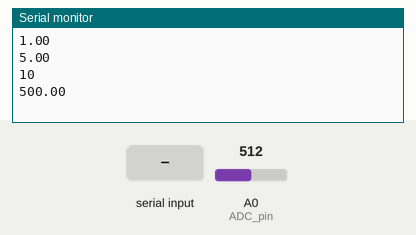
Recording of a sketch running on a simulated Arduino Mega 2560, built with avr-gcc and run on an emulated ATmega2560. Parts: the last lines printed to the serial monitor. The inputs (shaded band) are chosen by the test bench; at power-on: A0 (ADC_pin) = 512.

Above: at 0.9 s.
1.0 s: "90,45\n" received over Serial
At 1.14 s:
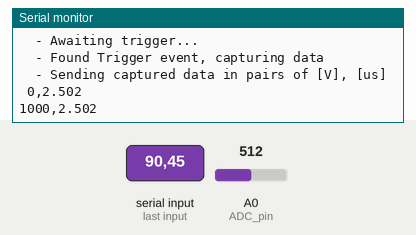
At 2.7 s:
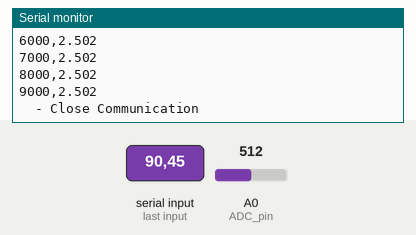

The sketch:

Elewit_Logger.ino
```cpp
////////////////////////////////////////////////////////////////////////////////////////////////////////////////
//                                                                                                            //
//                          ___  _____ ______   ________  _______   ________                                  //
//                         |\  \|\   _ \  _   \|\   ___ \|\  ___ \ |\   __  \                                 //
//                         \ \  \ \  \\\__\ \  \ \  \_|\ \ \   __/|\ \  \|\  \                                //
//                          \ \  \ \  \\|__| \  \ \  \ \\ \ \  \_|/_\ \   __  \                               //
//                           \ \  \ \  \    \ \  \ \  \_\\ \ \  \_|\ \ \  \ \  \                              //
//                            \ \__\ \__\    \ \__\ \_______\ \_______\ \__\ \__\                             //
//                             \|__|\|__|     \|__|\|_______|\|_______|\|__|\|__|                             //
//                                                                                                            //
////////////////////////////////////////////////////////////////////////////////////////////////////////////////
//                                                                                                            //
//                                                                                                            //
// TO DO:                                                                                                     //
//   - Find if signaling when the reading is taking place is delaying the measurement noticibly               //
//                                                                                                            //
////////////////////////////////////////////////////////////////////////////////////////////////////////////////


//---------------------------- Define Default Measurement Configuration --------------------------------------//
float Trigger_threshold_V = 1.0; // In volts
float ADC_voltage_ref = 5.0;
int number_samples = 10;
float Nyquist_frequency = 500; // In Hertz


//----------------------------------- Define code variables --------------------------------------------------//
int Trigger_threshold_counts = round(Trigger_threshold_V * 1023/ ADC_voltage_ref); // 1023 is the full scale count for the ADC reference
unsigned long Sampling_delay_ms = 1000 / ( 2 * Nyquist_frequency ); // In milliseconds
unsigned int Sampling_delay_us = 1000000 / ( 2 * Nyquist_frequency ); // In microseconds
int ADC_pin = A0;
bool Looking_for_trigger = true;
bool Program_finished = false;
bool Fast_sampling = true;
int* ADC_values = nullptr;
int index = 0;
char Reconfigure = 'n';
#define pinMode(LED_BUILTIN, OUTPUT);
float ReadFloatFromSerial();
char ReadCharFromSerial();

pinMode(53, OUTPUT); //////////////////////////////////////// TROUBLESHOOTING

//---------------------------------- Setup + Configuration ---------------------------------------------------//
void setup() {

  // Set up serial communication
  Serial.begin(9600);
  while (!Serial) {
    ; // Wait for serial port to connect. Needed for native USB
  }

  ////////// Get configuration from user

  // Send Python the default values so that it can ask user if they want to reconfigure
  Serial.println(Trigger_threshold_V);
  Serial.println(ADC_voltage_ref);
  Serial.println(number_samples);
  Serial.println(Nyquist_frequency);

  // Receiving a 'y' signals Arduino to request new variables for the measurement
  // Anything else makes it so the measurement is performed with default variables.
  Reconfigure = ReadCharFromSerial();
  if (Reconfigure == 'y') {
    Trigger_threshold_V = ReadFloatFromSerial();
    ADC_voltage_ref = ReadFloatFromSerial();
    number_samples = ReadFloatFromSerial();
    Nyquist_frequency = ReadFloatFromSerial();

    // Redo the calculation of measurement variables
    Trigger_threshold_counts = round(Trigger_threshold_V * 1023/ ADC_voltage_ref); // 1023 is the full scale count for the ADC reference

    // Higher frequencies call for shorter delays and we have to choose which function will be
    // better suited for each type of delay
    if (Nyquist_frequency < 250.0){
      Sampling_delay_ms = 1000 / ( 2 * Nyquist_frequency ); // In milliseconds
      Fast_sampling = false;
    }
    else {
      Sampling_delay_us = 1000000 / ( 2 * Nyquist_frequency ); // In microseconds
      Fast_sampling = true;
    }
  }

  // Create array dynamicaly
  ADC_values = new int[number_samples];

  //Initialize it by filling it with zeroes
  for (index=0; index<number_samples; index++){

    ADC_values[index] = 0;

  }

  Serial.println("");
  Serial.println("  - Awaiting trigger...");

}

//----------------------------------------- Main loop --------------------------------------------------------//
void loop() {

  // Check for a trigger event
  while (Looking_for_trigger){

    if ( analogRead( ADC_pin ) >= Trigger_threshold_counts ){

      Looking_for_trigger = false;

      // Signal the user while reading is taking place
      Serial.println("  - Found Trigger event, capturing data");
      digitalWrite(LED_BUILTIN, HIGH);

    }

  }


  //--------------------------------------- Fast Sampling -----------------------------------------------------//
  // The main code is effectively duplicated save for a couple of lines, delay() vs delayMicroseconds() this is
  // pretty unsightly but necessary, if we were to choose which of the 2 functions to use during measurement
  // we may introduce an unknown delay between samples or right after trigger, thus it is safer to choose
  // between them as early into the nesting as possible.
  if (Fast_sampling){

    // Record data for just one trigger
    if (not Program_finished){

      // Read ADC values
      digitalWrite(53, HIGH); ////////////////////////////////////////////////// TROUBLESHOOTING
      for (index=0; index<number_samples; index++){

        ADC_values[index] = analogRead( ADC_pin );
        delayMicroseconds(Sampling_delay_us);

      }
      digitalWrite(53, LOW); ////////////////////////////////////////////////// TROUBLESHOOTING

      // Signal finished sampling
      digitalWrite(LED_BUILTIN, LOW);

      // Send samplings through serial communication
      Serial.println("  - Sending captured data in pairs of [V], [us]");
      float timestamp = 0.0;
      float voltage = 0.0;
      String CSV_pair;
      for (index=0; index<number_samples; index++){

        // Convert time and voltage values to more readable units
        timestamp = Sampling_delay_us * (float)index; // Plot the *aproximate* time when the value was recorded
        voltage = ADC_voltage_ref * ( float(ADC_values[index]) / 1023.0 ); // Convert counts to volts

        // Construct and send a string with CSV format to output through COMs
        // CHECK: Decimal places have been set according to my assumptions of precision for the Arduino MEGA ADC and clock
        // that is microsecond accuracy and millivolt accuracy (5V_REF / 1024 ~ 5mV)
        CSV_pair = String(timestamp, 0) + "," + String(voltage, 3) + "\n";
        Serial.print(CSV_pair);

      }

      // When done sending tell python to stop listening and exit loop
      Program_finished = true;
      Serial.println("  - Close Communication");

    }

  }


  //--------------------------------------- Slow Sampling -----------------------------------------------------//
  else {

    // Record data for just one trigger
    if (not Program_finished){

      // Read ADC values
      Serial.println("  - Found Trigger event, capturing data");
      for (index=0; index<number_samples; index++){

        ADC_values[index] = analogRead( ADC_pin );
        delay(Sampling_delay_ms);

      }

      // Signal finished sampling
      digitalWrite(LED_BUILTIN, LOW);

      // Send samplings through serial communication
      Serial.println("  - Sending captured data in pairs of [V], [ms]");
      float timestamp = 0.0;
      float voltage = 0.0;
      String CSV_pair;
      for (index=0; index<number_samples; index++){

        // Convert time and voltage values to more readable units
        timestamp = Sampling_delay_ms * (float)index; // Plot the *aproximate* time when the value was recorded
        voltage = ADC_voltage_ref * ( float(ADC_values[index]) / 1023.0 ); // Convert counts to volts

        // Construct and send a string with CSV format to output through COMs
        // CHECK: Decimal places have been set according to my assumptions of precision for the Arduino MEGA ADC and clock
        // that is millisecond accuravy and millivolt accuracy (5V_REF / 1024 ~ 5mV)
        CSV_pair = String(timestamp, 0) + "," + String(voltage, 3) + "\n";
        Serial.print(CSV_pair);

      }

      // When done sending tell python to stop listening and exit loop
      Program_finished = true;
      Serial.println("  - Close Communication");

    }

  }

}


//---------------------------------------------- Functions ----------------------------------------------------//

// This function reads a float from serial communication, this is trivial but the main purpouse of this
// aswell as it's sister ReadCharFromSerial() is to take care of a couple of problems when reading
// from serial, for instance, waiting for the port to connect at the very beginning of serial coms
// setup, waiting for user input to arrive to the serial input buffer, reading it and finaly
// emptying the buffer so that null characters and other stray chars might not remain in the buffer
// and throw off further readings.
float ReadFloatFromSerial(){
  while (!Serial) {
    ; // Wait for serial port to connect. Needed for native USB
  }

  // Wait for user input
  while (Serial.available() == 0) {
    ; // Do nothing until data is available
  }

  // Read user input
  float User_input = Serial.parseFloat();

  // Clear the serial input buffer by reading until no more characters are available
  // if not the null character at the end will be read as a 0 the next time this function
  // is called
  while (Serial.available() > 0) {
    Serial.read();
  }

  return User_input;
}


char ReadCharFromSerial(){
  while (!Serial) {
    ; // Wait for serial port to connect. Needed for native USB
  }

  // Wait for user input
  while (Serial.available() == 0) {
    ; // Do nothing until data is available
  }

  // Read user input
  char User_input = Serial.read();

  // Clear the serial input buffer by reading until no more characters are available
  // if not the null character at the end will be read as a 0 the next time this function
  // is called
  while (Serial.available() > 0) {
    Serial.read();
  }

  return User_input;
}
```

Measured:
- after the input at 1.0 s, the serial monitor: prints a new line at once (image 1)
